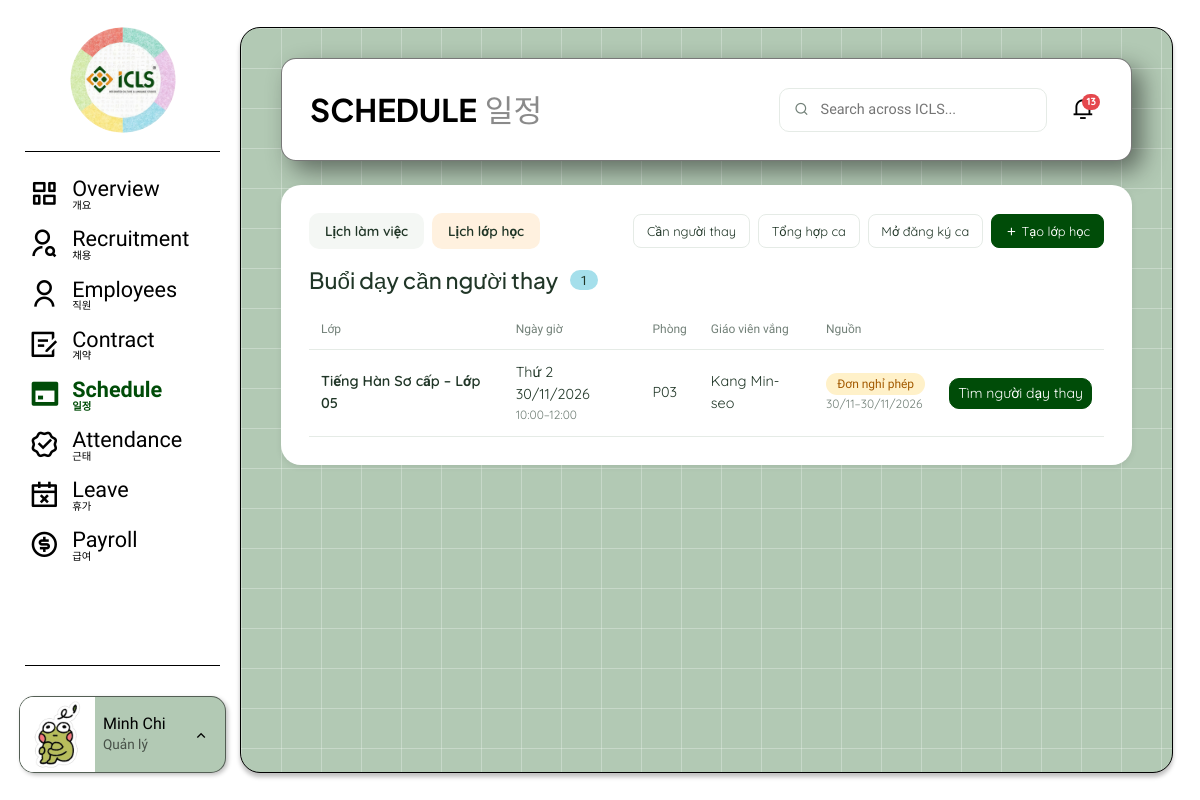
Page /lich/day-thay/ (signed in) on the earlier database version.
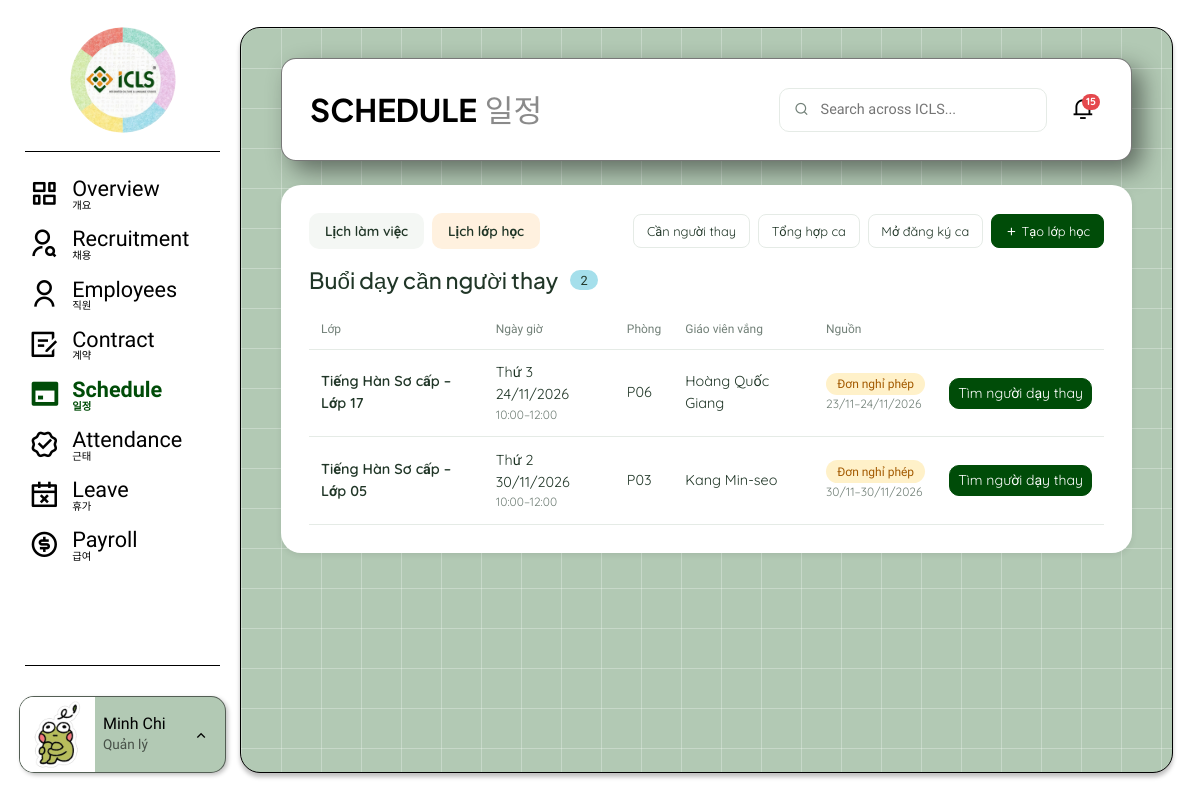
Same page on the later database version.
### schedule/models.py (models this page shows, shortened)
class SubstituteRequest(models.Model):
    teaching_session = models.ForeignKey(TeachingSession, on_delete=models.PROTECT,
                                         related_name='substitute_requests')
    leave_request = models.ForeignKey('leave.LeaveRequest', on_delete=models.SET_NULL, null=True, blank=True,
                                      related_name='substitute_requests')
    substitute_employee = models.ForeignKey('employees.Employee', on_delete=models.PROTECT, null=True, blank=True,
                                            related_name='accepted_substitutions')
    status = models.CharField(max_length=20, choices=SubstituteStatus.choices, default=SubstituteStatus.SEARCHING)
    manager_confirmed_by = models.ForeignKey(settings.AUTH_USER_MODEL, on_delete=models.SET_NULL, null=True,
                                             blank=True, related_name='confirmed_substitutions')
    created_at = models.DateTimeField(auto_now_add=True)
    class Meta:
        db_table = 'substitute_requests'
        constraints = [
            models.UniqueConstraint(fields=['teaching_session'], condition=Q(status='SEARCHING'),
                                    name='one_searching_request_per_session'),
        ]

class TeachingSession(models.Model):
    study_class = models.ForeignKey(StudyClass, on_delete=models.CASCADE, related_name='teaching_sessions')
    session_date = models.DateField()
    planned_start = models.TimeField()
    planned_end = models.TimeField()
    room_name = models.CharField(max_length=100, blank=True)
    planned_teacher = models.ForeignKey('employees.Employee', on_delete=models.PROTECT, related_name='planned_sessions')
    actual_teacher = models.ForeignKey('employees.Employee', on_delete=models.PROTECT, null=True, blank=True,
                                       related_name='actual_sessions')
    planned_assistant = models.ForeignKey('employees.Employee', on_delete=models.SET_NULL, null=True, blank=True,
                                          related_name='planned_assist_sessions')
    actual_assistant = models.ForeignKey('employees.Employee', on_delete=models.SET_NULL, null=True, blank=True,
                                         related_name='actual_assist_sessions')
    status = models.CharField(max_length=20, choices=TeachingSessionStatus.choices,
                              default=TeachingSessionStatus.SCHEDULED)
    lesson_note = models.TextField(blank=True)
    class Meta:
        db_table = 'teaching_sessions'
        constraints = [
            models.CheckConstraint(condition=Q(planned_end__gt=F('planned_start')), name='session_end_after_start'),
        ]

class StudyClass(models.Model):
    class_name = models.CharField(max_length=150)
    subject = models.CharField(max_length=100)
    room_name = models.CharField(max_length=100, blank=True)
    max_students = models.PositiveIntegerField(default=0)
    weekdays = models.CharField(max_length=20)
    start_time = models.TimeField()
    end_time = models.TimeField()
    start_date = models.DateField()
    end_date = models.DateField()
    status = models.CharField(max_length=20, choices=ClassStatus.choices, default=ClassStatus.UPCOMING)
    created_at = models.DateTimeField(auto_now_add=True)
    updated_at = models.DateTimeField(auto_now=True)
    class Meta:
        db_table = 'classes'
        constraints = [
            models.CheckConstraint(condition=Q(end_date__gte=F('start_date')), name='class_end_date_ok'),
            models.CheckConstraint(condition=Q(end_time__gt=F('start_time')), name='class_end_time_ok'),
        ]

### employees/models.py (models this page shows, shortened)
class Employee(models.Model):
    user = models.OneToOneField(settings.AUTH_USER_MODEL, on_delete=models.PROTECT, related_name='employee')
    candidate = models.OneToOneField('recruitment.Candidate', on_delete=models.SET_NULL, null=True, blank=True,
                                     related_name='employee')
    full_name = models.CharField(max_length=150)
    phone = models.CharField(max_length=20)
    gender = models.CharField(max_length=10, choices=Gender.choices, blank=True)
    date_of_birth = models.DateField(null=True, blank=True)
    id_card_number = models.CharField(max_length=20, unique=True, null=True, blank=True)
    address = models.TextField(blank=True)
    nationality = models.CharField(max_length=30, default='Việt Nam')
    department = models.CharField(max_length=30, choices=Department.choices)
    position = models.CharField(max_length=30, choices=Position.choices)
    employment_type = models.CharField(max_length=20, choices=EmploymentType.choices)
    work_shift = models.CharField(max_length=20, choices=WorkShift.choices, blank=True)
    bank_account = models.CharField(max_length=100, blank=True)
    status = models.CharField(max_length=20, choices=EmployeeStatus.choices, default=EmployeeStatus.ONBOARDING)
    join_date = models.DateField()
    created_at = models.DateTimeField(auto_now_add=True)
    updated_at = models.DateTimeField(auto_now=True)
    class Meta:
        db_table = 'employees'

### leave/models.py (models this page shows, shortened)
class LeaveRequest(models.Model):
    employee = models.ForeignKey('employees.Employee', on_delete=models.PROTECT, related_name='leave_requests')
    leave_type = models.CharField(max_length=20, choices=LeaveType.choices)
    start_date = models.DateField()
    end_date = models.DateField()
    total_days = models.DecimalField(max_digits=4, decimal_places=1)
    reason = models.TextField()
    status = models.CharField(max_length=20, choices=LeaveStatus.choices, default=LeaveStatus.PENDING)
    reviewed_by = models.ForeignKey(settings.AUTH_USER_MODEL, on_delete=models.SET_NULL, null=True, blank=True,
                                    related_name='reviewed_leave_requests')
    reviewed_at = models.DateTimeField(null=True, blank=True)
    review_note = models.TextField(blank=True)
    needs_substitute = models.BooleanField(default=False)
    created_at = models.DateTimeField(auto_now_add=True)
    class Meta:
        db_table = 'leave_requests'
        constraints = [
            models.CheckConstraint(condition=Q(end_date__gte=F('start_date')), name='leave_end_after_start'),
        ]

### schedule/views.py (the view)
# urls.py: path('day-thay/', views.day_thay_danh_sach, name='substitute_list'),            # UC 6.4 bước 1–2
@role_required(QL, GD)
def day_thay_danh_sach(request):
    cac_yeu_cau = list(services.yeu_cau_day_thay_dang_tim())
    for yc in cac_yeu_cau:
        yc.giao_vien_vang = services.giao_vien_vang(yc)
        yc.nguon = services.nguon_yeu_cau(yc)
    return render(request, 'schedule/day_thay_ds.html', {'cac_yeu_cau': cac_yeu_cau,
                                                         'la_quan_ly': request.user.role in (QL, GD),
                                                         'xu_ly_duoc': request.user.role == QL})

### core/context_processors.py (called while the page is built)
def thong_bao_chua_doc(request):
    if request.user.is_authenticated:
        return {'so_thong_bao_chua_doc': request.user.notifications.filter(is_read=False).count()}
    return {'so_thong_bao_chua_doc': 0}

### core/menu.py (called while the page is built)
def menu_chinh(request):
    if not request.user.is_authenticated:
        return {'menu_chinh': []}
    app_hien_tai = request.resolver_match.app_name if request.resolver_match else ''
    ten_url_hien_tai = request.resolver_match.url_name if request.resolver_match else ''
    cac_muc = []
    for khoa, ten_anh, ten_han, icon, ten_url, vai_tro, tien_to in MUC_MENU:
        if request.user.role not in vai_tro:
            continue
        try:
            url = reverse(ten_url)
        except NoReverseMatch:
            url = None                      # app chưa làm xong: hiện mờ
        dang_chon = khoa == app_hien_tai and (tien_to is None or (ten_url_hien_tai or '').startswith(tien_to))
        cac_muc.append({'ten_anh': ten_anh, 'ten_han': ten_han, 'icon': icon, 'url': url, 'dang_chon': dang_chon})
    return {'menu_chinh': cac_muc}

### schedule/services.py (called while the page is built)
def giao_vien_vang(yeu_cau):
    buoi = yeu_cau.teaching_session
    return buoi.actual_teacher or buoi.planned_teacher

### templates/schedule/day_thay_ds.html
{% extends 'base.html' %}
{% block page_title %}SCHEDULE{% endblock %}
{% block page_title_ko %}일정{% endblock %}
{% block content %}
{% include 'schedule/_thanh_cong_cu.html' with tab='lop_hoc' %}
<div class="card-head">
  <h2 class="title">Buổi dạy cần người thay <span class="count-badge">{{ cac_yeu_cau|length }}</span></h2>
</div>
<div class="table-wrap"><table class="tbl">
  <thead><tr><th>Lớp</th><th>Ngày giờ</th><th>Phòng</th><th>Giáo viên vắng</th><th>Nguồn</th><th></th></tr></thead>
  <tbody>
  {% for yc in cac_yeu_cau %}
    <tr>
      <td class="name">{{ yc.teaching_session.study_class.class_name }}</td>
      <td>{{ yc.teaching_session.session_date|date:"D d/m/Y" }}<div class="sub">{{ yc.teaching_session.planned_start|time:"H:i" }}–{{ yc.teaching_session.planned_end|time:"H:i" }}</div></td>
      <td>{{ yc.teaching_session.room_name|default:"—" }}</td>
      <td>{{ yc.giao_vien_vang.full_name }}</td>
      <td><span class="chip plain expiring">{{ yc.nguon }}</span>{% if yc.leave_request %}<div class="sub">{{ yc.leave_request.start_date|date:"d/m" }}–{{ yc.leave_request.end_date|date:"d/m/Y" }}</div>{% endif %}</td>
      <td class="text-end">{% if xu_ly_duoc %}<a class="btn btn-icls btn-sm" href="{% url 'schedule:substitute_detail' yc.pk %}">Tìm người dạy thay</a>{% endif %}</td>
    </tr>
  {% empty %}<tr><td colspan="6" class="text-center text-muted py-4">Hiện không có buổi dạy nào cần người thay.</td></tr>{% endfor %}
  </tbody>
</table></div>
{% endblock %}

### templates/base.html (shortened to what this page needs)
{% load static icls_filters %}
<!doctype html>
<html lang="vi">
<head>
  <link href="https://cdn.jsdelivr.net/npm/bootstrap@5.3.3/dist/css/bootstrap.min.css" rel="stylesheet">
  <link href="https://cdn.jsdelivr.net/npm/remixicon@4.3.0/fonts/remixicon.css" rel="stylesheet">
  <link href="{% static 'css/icls.css' %}?v=14" rel="stylesheet">
</head>
<body>
{% if user.is_authenticated %}
<div class="app-shell">
  <aside class="app-sidebar offcanvas-lg offcanvas-start" tabindex="-1" id="thanhTrai" aria-label="Menu chính">
    <div class="offcanvas-body d-flex flex-column p-0">
      <a href="{% url 'dashboard:dashboard' %}"><img src="{% static 'img/icls-logo.png' %}" alt="ICLS" class="sidebar-logo"></a>
      <hr class="sidebar-divider">
      <ul class="sidebar-nav">
        {% for muc in menu_chinh %}
        <li>
          <a class="sidebar-link {% if muc.dang_chon %}active{% endif %} {% if not muc.url %}disabled{% endif %}"
             href="{{ muc.url|default:'#' }}" {% if not muc.url %}aria-disabled="true" tabindex="-1" title="Sắp có"{% endif %}>
            <i class="{{ muc.icon }}"></i>
            <span><span class="ten-anh">{{ muc.ten_anh }}</span><span class="ten-han">{{ muc.ten_han }}</span></span>
          </a>
        </li>
        {% endfor %}
      </ul>
      <hr class="sidebar-divider">
      <div class="profile-wrap">
        <div class="profile-card dropup">
          {% if user.avatar %}
          <img class="profile-avatar" src="{% url 'core:tai_file' user.avatar.name %}" alt="">
          {% else %}
          <span class="profile-avatar">{{ user.email|slice:":1"|upper }}</span>
          {% endif %}
          <div class="overflow-hidden">
            <div class="profile-name" title="{{ user.full_name }}">{% if user.full_name %}{{ user.full_name|ten_goi }}{% else %}{{ user.email }}{% endif %}</div>
            <div class="profile-role">{{ user.get_role_display }}</div>
          </div>
          <button type="button" class="profile-trigger" data-bs-toggle="dropdown" data-bs-reference="parent" aria-label="Menu tài khoản">
            <i class="ri-arrow-up-s-line"></i>
          </button>
        </div>
      </div>
    </div>
  </aside>
  <main class="app-main">
    <div class="app-panel">
      <header class="app-navbar">
        <h1 class="app-title">{% block page_title %}ICLS{% endblock %}<span class="ko">{% block page_title_ko %}{% endblock %}</span></h1>
        <div class="global-tools">
          <label class="search-field"><i class="ri-search-line"></i><input type="search" placeholder="Search across ICLS..." disabled></label>
          <a class="bell" href="{% url 'core:notifications' %}" aria-label="Thông báo">
            <i class="ri-notification-3-line"></i>
            {% if so_thong_bao_chua_doc %}<span class="dot">{{ so_thong_bao_chua_doc }}</span>{% endif %}
          </a>
        </div>
      </header>
      {% block panel %}
      <section class="app-card">
        {% block content %}{% endblock %}
      </section>
      {% endblock %}
    </div>
  </main>
</div>
{% endif %}
</body>
</html>

Differences in the rows shown:
added SubstituteRequest: teaching_session.study_class.class_name "Tiếng Hàn Sơ cấp – Lớp 17", teaching_session.session_date "Thứ 3 24/11/2026", teaching_session.planned_start "10:00", teaching_session.planned_end "12:00", teaching_session.room_name "P06", giao_vien_vang.full_name "Hoàng Quốc Giang", nguon "Đơn nghỉ phép", leave_request.start_date "23/11", leave_request.end_date "24/11/2026"
Other differences:
{{ so_thong_bao_chua_doc }}: "13" → "15"
{{ cac_yeu_cau|length }}: "1" → "2"
